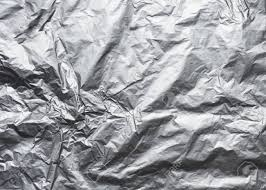
#> input picture Dataset/Public_dataset/aluminium/metal101.jpg, 266 x 190 px, given as the content of the folder ../Dataset/SelfCollected_dataset, which was not available
$ jupyter execute --allow-errors preprocess_dataset.ipynb
#> lines starting #> are read from the running program, lines starting #| are printed output that depends on the picture; pictures that were not available may be replaced by others from this repository, and a replacement may not be noted
#> in preprocess_image, img is the input picture: shape (190, 266, 3); mean B, G, R 163.1, 158.6, 157.5
#> in preprocess_image, `img = cv2.resize(img, (IMG_SIZE, IMG_SIZE))`:
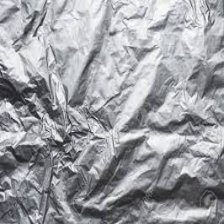
#> img: shape (224, 224, 3); mean B, G, R 163, 158.5, 157.4
[cell 1]
import os
import cv2
import numpy as np
from sklearn.model_selection import train_test_split
from tqdm import tqdm

[cell 2]
# ============================
# CONFIGURATION
# ============================
IMG_SIZE = 224 # Safe for MobileNet / ResNet
PUBLIC_DATASET_DIR = "../Dataset/Public_dataset"
SELF_DATASET_DIR = "../Dataset/SelfCollected_dataset"

PREP_PUBLIC_DIR = "../Dataset/preprocessed_Public"
PREP_SELF_DIR = "../Dataset/preprocessed_self"

TRAIN_RATIO = 0.7
VAL_RATIO = 0.15
TEST_RATIO = 0.15 # Public only

[cell 3]
# ============================
# PREPROCESSING FUNCTIONS
# ============================
"""
    Apply Contrast Limited Adaptive Histogram Equalization (CLAHE)
    to enhance image contrast.

    Technique category:
    - Image Enhancement (Contrast enhancement)

    Rationale:
    - Improves visibility of surface texture and material details
    - Reduces illumination differences across images
"""
def apply_clahe(img):
    lab = cv2.cvtColor(img, cv2.COLOR_BGR2LAB)
#> lab: shape (224, 224, 3); mean of channels 0, 1, 2 165, 128.7, 125.3
    l, a, b = cv2.split(lab)
    clahe = cv2.createCLAHE(clipLimit=2.0, tileGridSize=(8, 8))
    cl = clahe.apply(l)
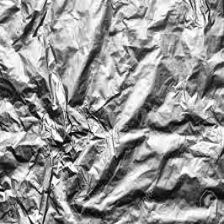
#> cl: shape (224, 224); min 4, max 255, mean 148.4
    merged = cv2.merge((cl, a, b))
#> merged: shape (224, 224, 3); mean of channels 0, 1, 2 148.4, 128.7, 125.3
    return cv2.cvtColor(merged, cv2.COLOR_LAB2BGR)

"""
    Apply full preprocessing pipeline to an image.

    Techniques applied:
    - Resize (standardization)
    - CLAHE (contrast enhancement)
    - Gaussian blur (noise filtering)
"""
def preprocess_image(img_path):
    img = cv2.imread(img_path)
    img = cv2.resize(img, (IMG_SIZE, IMG_SIZE))

    # 1️⃣ Contrast Enhancement
    img = apply_clahe(img)

    # 2️⃣ Noise Filtering
    img = cv2.GaussianBlur(img, (3, 3), 0)
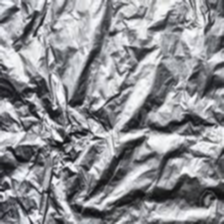
#> img: shape (224, 224, 3); mean B, G, R 147.4, 142.8, 142

    # 3️⃣ Edge Detection
    edges = apply_edge_detection(img)

    # 4️⃣ Morphological Transformation
    morph = apply_morphology(img)

    # 🔀 Combine original + edge + morphology
    # Weighted sum keeps CNN-friendly features
    combined = cv2.addWeighted(img, 0.6, edges, 0.2, 0)
    combined = cv2.addWeighted(combined, 1.0, morph, 0.2, 0)

    return combined

"""
    Apply geometric transformations for data augmentation.

    Technique category:
    - Image transformation (rotation, flipping)

    Used ONLY for:
    - Public dataset training images
"""
def augment_image(img):
    augmented = []
    augmented.append(cv2.flip(img, 1)) # Horizontal flip


    for angle in [-10, 10]:
        h, w = img.shape[:2]
        M = cv2.getRotationMatrix2D((w // 2, h // 2), angle, 1.0)
        augmented.append(cv2.warpAffine(img, M, (w, h)))

    return augmented

def apply_edge_detection(img):
    """
    Apply Canny edge detection and return a 3-channel edge map
    """
    gray = cv2.cvtColor(img, cv2.COLOR_BGR2GRAY)
    edges = cv2.Canny(gray, threshold1=50, threshold2=150)
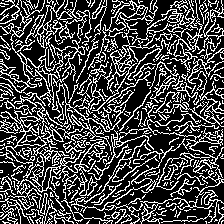
#> edges: shape (224, 224); 28.3% white in thin lines or dots
    edges_3ch = cv2.cvtColor(edges, cv2.COLOR_GRAY2BGR)
#> edges_3ch: shape (224, 224, 3); 28.3% white in thin lines or dots
    return edges_3ch


def apply_morphology(img):
    """
    Apply morphological closing to strengthen object regions
    """
    gray = cv2.cvtColor(img, cv2.COLOR_BGR2GRAY)
    kernel = cv2.getStructuringElement(cv2.MORPH_RECT, (3, 3))
    closed = cv2.morphologyEx(gray, cv2.MORPH_CLOSE, kernel)
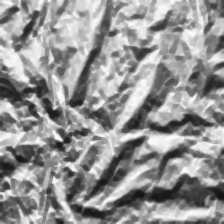
#> closed: shape (224, 224); min 19, max 253, mean 148
    closed_3ch = cv2.cvtColor(closed, cv2.COLOR_GRAY2BGR)
    return closed_3ch

[cell 4]
# ============================
# DIRECTORY CREATION
# ============================

def make_dirs(base_dir, splits, classes):
    for split in splits:
        for cls in classes:
            os.makedirs(os.path.join(base_dir, split, cls), exist_ok=True)

[cell 5]
# ============================
# PROCESS PUBLIC DATASET
# ============================
print("\n📦 Processing PUBLIC dataset...")


classes = sorted(os.listdir(PUBLIC_DATASET_DIR))


images, labels, paths = [], [], []


for cls in classes:
    cls_dir = os.path.join(PUBLIC_DATASET_DIR, cls)
    for file in os.listdir(cls_dir):
        paths.append(os.path.join(cls_dir, file))
        labels.append(cls)


#> (the rest of this cell did not finish here and is left out)

[cell 6]
# ============================
# PROCESS SELF-COLLECTED DATASET (TEST ONLY)
# ============================
print("\n📦 Processing SELF-COLLECTED dataset...")


classes = sorted(os.listdir(SELF_DATASET_DIR))
make_dirs(PREP_SELF_DIR, ["test"], classes)


for cls in classes:
    cls_dir = os.path.join(SELF_DATASET_DIR, cls)
    for file in tqdm(os.listdir(cls_dir)):
        img_path = os.path.join(cls_dir, file)
        img = preprocess_image(img_path)
#> in preprocess_image, `combined = cv2.addWeighted(img, 0.6, edges, 0.2, 0)`:
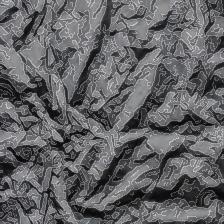
#> combined: shape (224, 224, 3); mean B, G, R 102.8, 100.1, 99.6
#> in preprocess_image, `combined = cv2.addWeighted(combined, 1.0, morph, 0.2, 0)`:
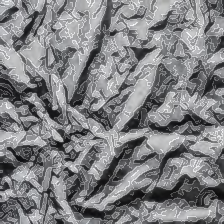
#> combined: shape (224, 224, 3); mean B, G, R 132.4, 129.7, 129.2
